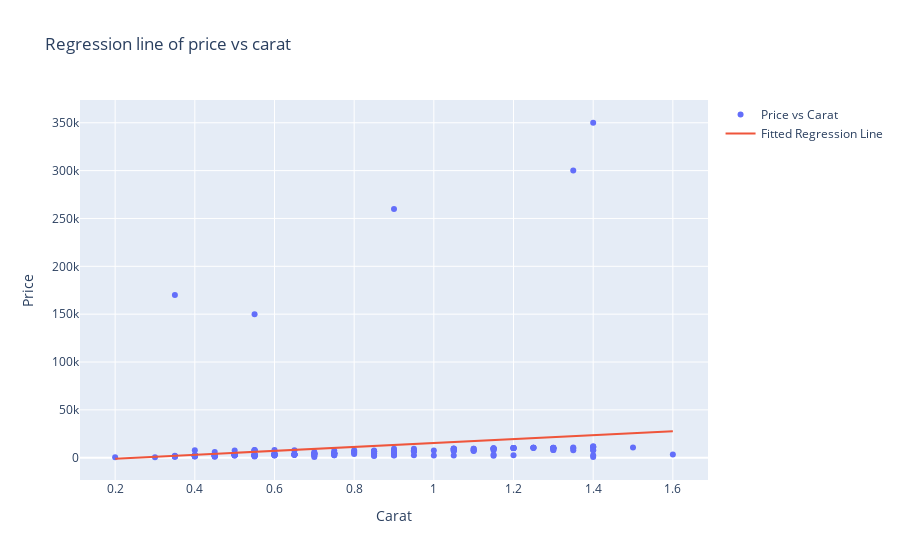

Notebook source saved alongside this figure:
### Code cell
import plotly.graph_objects as go

model = smf.ols(formula="price ~ carat", data=df).fit()

df['fitted'] = model.fittedvalues

fig = go.Figure()

fig.add_trace(go.Scatter(
    x=df["carat"], y=df["price"], name="Price vs Carat", mode="markers"))
fig.add_trace(go.Scatter(
    x=df["carat"], y=df["fitted"], name="Fitted Regression Line"))
fig.update_layout(title="Regression line of price vs carat", xaxis_title="Carat",
    yaxis_title="Price")
fig.show()

### Figure 1 — Plotly figure (JSON) as saved in the notebook; plotly's stock layout.template omitted (floating-point values rounded to 4 significant figures; data arrays with more than 128 entries replaced by an {"elided": "..."} marker saying what was removed)
{"data": [{"mode": "markers", "name": "Price vs Carat", "type": "scatter", "x": {"elided": "195 float values"}, "y": {"elided": "195 int values"}}, {"name": "Fitted Regression Line", "type": "scatter", "x": {"elided": "195 float values"}, "y": {"elided": "195 float values"}}], "layout": {"title": {"text": "Regression line of price vs carat"}, "xaxis": {"title": {"text": "Carat"}}, "yaxis": {"title": {"text": "Price"}}}}
